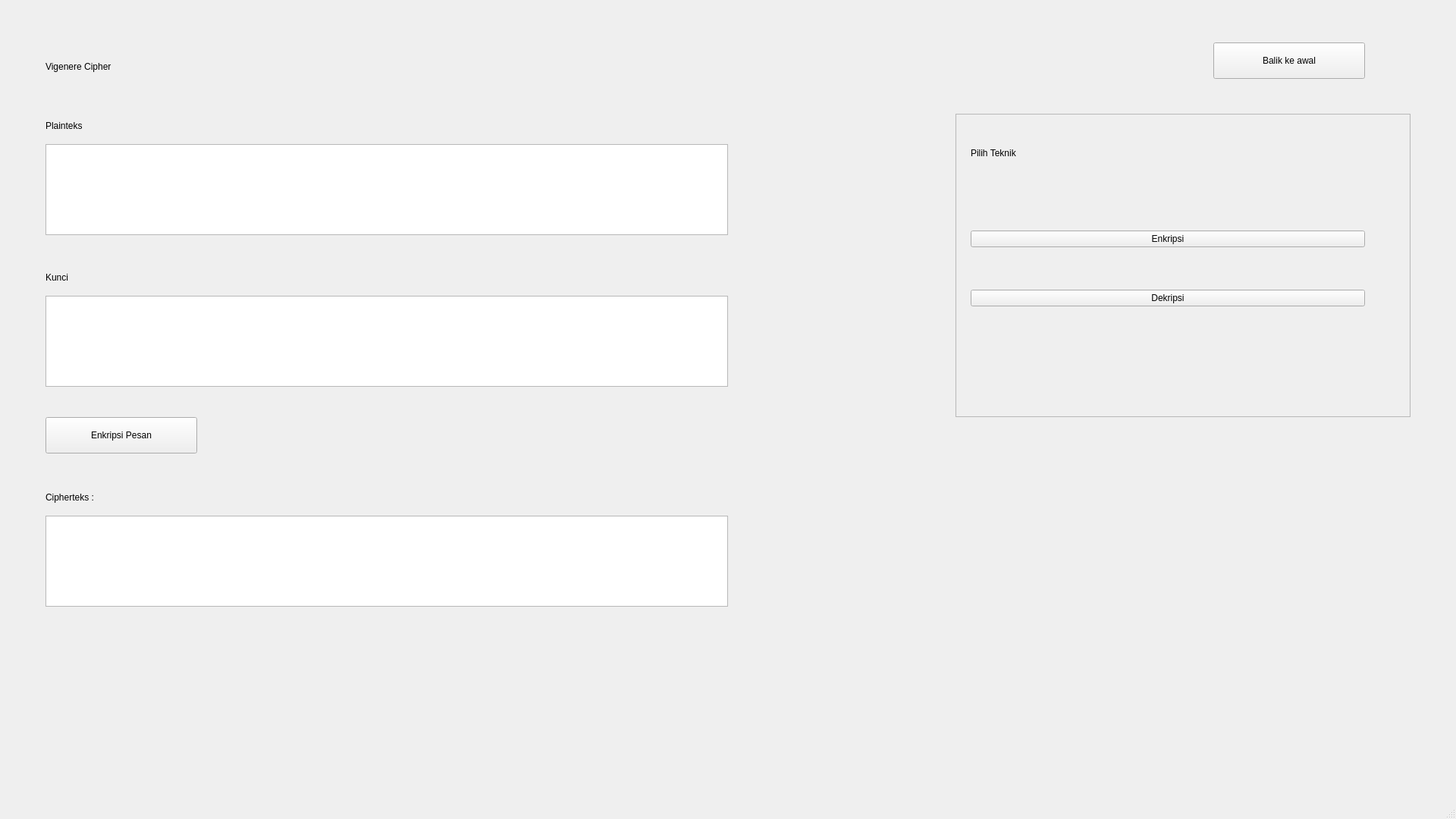
<?xml version="1.0" encoding="UTF-8"?>
<ui version="4.0">
 <class>MainWindow</class>
 <widget class="QMainWindow" name="MainWindow">
  <property name="geometry">
   <rect>
    <x>0</x>
    <y>0</y>
    <width>1920</width>
    <height>1080</height>
   </rect>
  </property>
  <property name="windowTitle">
   <string>MainWindow</string>
  </property>
  <widget class="QWidget" name="centralwidget">
   <widget class="QLabel" name="resultText">
    <property name="geometry">
     <rect>
      <x>60</x>
      <y>640</y>
      <width>900</width>
      <height>32</height>
     </rect>
    </property>
    <property name="styleSheet">
     <string notr="true">font: 63 12pt &quot;Poppins SemiBold&quot;;</string>
    </property>
    <property name="text">
     <string>Cipherteks :</string>
    </property>
   </widget>
   <widget class="QTextBrowser" name="results">
    <property name="geometry">
     <rect>
      <x>60</x>
      <y>680</y>
      <width>900</width>
      <height>120</height>
     </rect>
    </property>
    <property name="styleSheet">
     <string notr="true">font: 57 8pt &quot;Poppins Medium&quot;;</string>
    </property>
    <property name="text">
     <string> </string>
    </property>
   </widget>
   <widget class="QPushButton" name="generateButton">
    <property name="geometry">
     <rect>
      <x>60</x>
      <y>550</y>
      <width>200</width>
      <height>48</height>
     </rect>
    </property>
    <property name="text">
     <string>Enkripsi Pesan</string>
    </property>
   </widget>
   <widget class="QTextEdit" name="key_input">
    <property name="geometry">
     <rect>
      <x>60</x>
      <y>390</y>
      <width>900</width>
      <height>120</height>
     </rect>
    </property>
   </widget>
   <widget class="QLabel" name="label_2">
    <property name="geometry">
     <rect>
      <x>60</x>
      <y>56</y>
      <width>900</width>
      <height>64</height>
     </rect>
    </property>
    <property name="styleSheet">
     <string notr="true">font: 63 20pt &quot;Poppins SemiBold&quot;;</string>
    </property>
    <property name="text">
     <string>Vigenere Cipher</string>
    </property>
   </widget>
   <widget class="QPushButton" name="backButton">
    <property name="geometry">
     <rect>
      <x>1600</x>
      <y>56</y>
      <width>200</width>
      <height>48</height>
     </rect>
    </property>
    <property name="text">
     <string>Balik ke awal</string>
    </property>
   </widget>
   <widget class="QLabel" name="text_label">
    <property name="geometry">
     <rect>
      <x>60</x>
      <y>150</y>
      <width>900</width>
      <height>32</height>
     </rect>
    </property>
    <property name="styleSheet">
     <string notr="true">font: 63 12pt &quot;Poppins SemiBold&quot;;</string>
    </property>
    <property name="text">
     <string>Plainteks</string>
    </property>
   </widget>
   <widget class="QFrame" name="frame">
    <property name="geometry">
     <rect>
      <x>1260</x>
      <y>150</y>
      <width>600</width>
      <height>400</height>
     </rect>
    </property>
    <property name="frameShape">
     <enum>QFrame::StyledPanel</enum>
    </property>
    <property name="frameShadow">
     <enum>QFrame::Raised</enum>
    </property>
    <widget class="QLabel" name="label">
     <property name="geometry">
      <rect>
       <x>20</x>
       <y>20</y>
       <width>520</width>
       <height>64</height>
      </rect>
     </property>
     <property name="styleSheet">
      <string notr="true">font: 63 20pt &quot;Poppins SemiBold&quot;;
qproperty-alignment: AlignCenter;</string>
     </property>
     <property name="text">
      <string>Pilih Teknik</string>
     </property>
    </widget>
    <widget class="QWidget" name="verticalLayoutWidget_2">
     <property name="geometry">
      <rect>
       <x>20</x>
       <y>104</y>
       <width>520</width>
       <height>200</height>
      </rect>
     </property>
     <layout class="QVBoxLayout" name="verticalLayout_2">
      <item>
       <widget class="QPushButton" name="encryptButton">
        <property name="text">
         <string>Enkripsi</string>
        </property>
       </widget>
      </item>
      <item>
       <widget class="QPushButton" name="decryptButton">
        <property name="text">
         <string>Dekripsi</string>
        </property>
       </widget>
      </item>
     </layout>
    </widget>
   </widget>
   <widget class="QTextEdit" name="text_input">
    <property name="geometry">
     <rect>
      <x>60</x>
      <y>190</y>
      <width>900</width>
      <height>120</height>
     </rect>
    </property>
   </widget>
   <widget class="QLabel" name="key_label">
    <property name="geometry">
     <rect>
      <x>60</x>
      <y>350</y>
      <width>900</width>
      <height>32</height>
     </rect>
    </property>
    <property name="styleSheet">
     <string notr="true">font: 63 12pt &quot;Poppins SemiBold&quot;;</string>
    </property>
    <property name="text">
     <string>Kunci</string>
    </property>
   </widget>
  </widget>
  <widget class="QMenuBar" name="menubar">
   <property name="geometry">
    <rect>
     <x>0</x>
     <y>0</y>
     <width>1920</width>
     <height>18</height>
    </rect>
   </property>
  </widget>
  <widget class="QStatusBar" name="statusbar"/>
 </widget>
 <resources/>
 <connections/>
</ui>
